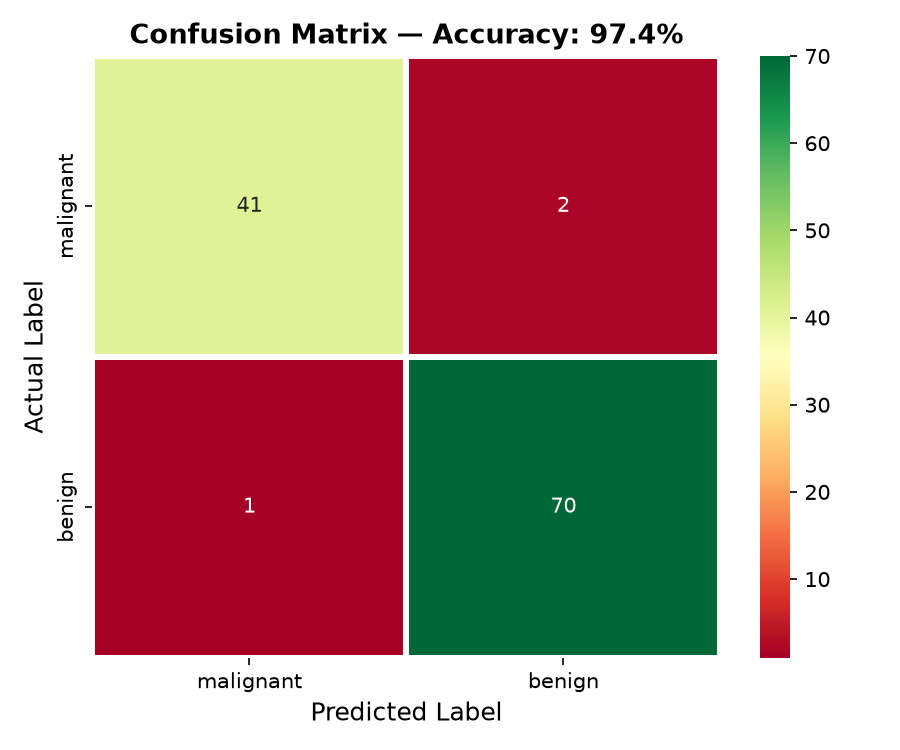

Source code (Python):
import numpy as np
import matplotlib.pyplot as plt
import seaborn as sns
from sklearn.linear_model import LogisticRegression
from sklearn.datasets import load_breast_cancer
from sklearn.model_selection import train_test_split
from sklearn.preprocessing import StandardScaler
from sklearn.metrics import (confusion_matrix, accuracy_score,
                              precision_score, recall_score, f1_score,
                              classification_report)

print("=" * 50)
print("CONFUSION MATRIX + EVALUATION METRICS")
print("=" * 50)

data = load_breast_cancer()
X, y = data.data, data.target
print(f"\nDataset: Breast Cancer Detection")
print(f"Features: {X.shape[1]}")
print(f"Samples:  {X.shape[0]}")
print(f"Classes:  {data.target_names}")

X_train, X_test, y_train, y_test = train_test_split(
    X, y, test_size=0.2, random_state=42)

scaler = StandardScaler()
X_train_s = scaler.fit_transform(X_train)
X_test_s  = scaler.transform(X_test)

model = LogisticRegression(max_iter=1000)
model.fit(X_train_s, y_train)
y_pred = model.predict(X_test_s)

accuracy  = accuracy_score(y_test, y_pred)
precision = precision_score(y_test, y_pred)
recall    = recall_score(y_test, y_pred)
f1        = f1_score(y_test, y_pred)
cm        = confusion_matrix(y_test, y_pred)

print(f"\nModel Performance:")
print(f"  Accuracy:  {accuracy:.4f}")
print(f"  Precision: {precision:.4f}")
print(f"  Recall:    {recall:.4f}")
print(f"  F1 Score:  {f1:.4f}")

tn, fp, fn, tp = cm.ravel()
print(f"\nConfusion Matrix Breakdown:")
print(f"  True Positives  (caught cancer):     {tp}")
print(f"  True Negatives  (correctly cleared): {tn}")
print(f"  False Positives (false alarm):        {fp}")
print(f"  False Negatives (missed cancer):      {fn}")

print(f"\nFull report:")
print(classification_report(y_test, y_pred,
      target_names=data.target_names))

fig, ax = plt.subplots(figsize=(6, 5))
sns.heatmap(cm, annot=True, fmt='d', cmap='RdYlGn',
            xticklabels=data.target_names,
            yticklabels=data.target_names,
            ax=ax, linewidths=2)
ax.set_xlabel('Predicted Label', fontsize=12)
ax.set_ylabel('Actual Label', fontsize=12)
ax.set_title(f'Confusion Matrix — Accuracy: {accuracy*100:.1f}%',
             fontsize=13, fontweight='bold')
plt.tight_layout()
plt.savefig('hour9_confusion_matrix.png', dpi=150)
plt.show()
print("Chart saved: hour9_confusion_matrix.png")
